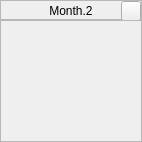
        <widget class="QFrame" name="frameMonth_2">
         <property name="minimumSize">
          <size>
           <width>142</width>
           <height>142</height>
          </size>
         </property>
         <property name="maximumSize">
          <size>
           <width>142</width>
           <height>142</height>
          </size>
         </property>
         <property name="frameShape">
          <enum>QFrame::Box</enum>
         </property>
         <property name="frameShadow">
          <enum>QFrame::Plain</enum>
         </property>
         <property name="lineWidth">
          <number>0</number>
         </property>
         <layout class="QVBoxLayout" name="verticalLayout_2">
          <property name="spacing">
           <number>0</number>
          </property>
          <property name="leftMargin">
           <number>0</number>
          </property>
          <property name="topMargin">
           <number>0</number>
          </property>
          <property name="rightMargin">
           <number>0</number>
          </property>
          <property name="bottomMargin">
           <number>0</number>
          </property>
          <item>
           <widget class="QFrame" name="frameMonthTitle_2">
            <property name="minimumSize">
             <size>
              <width>0</width>
              <height>20</height>
             </size>
            </property>
            <property name="maximumSize">
             <size>
              <width>16777215</width>
              <height>20</height>
             </size>
            </property>
            <property name="frameShape">
             <enum>QFrame::StyledPanel</enum>
            </property>
            <property name="frameShadow">
             <enum>QFrame::Raised</enum>
            </property>
            <layout class="QHBoxLayout" name="horizontalLayout_5">
             <property name="spacing">
              <number>0</number>
             </property>
             <property name="leftMargin">
              <number>20</number>
             </property>
             <property name="topMargin">
              <number>0</number>
             </property>
             <property name="rightMargin">
              <number>0</number>
             </property>
             <property name="bottomMargin">
              <number>0</number>
             </property>
             <item>
              <widget class="QLabel" name="labelMonthTitle_2">
               <property name="minimumSize">
                <size>
                 <width>0</width>
                 <height>20</height>
                </size>
               </property>
               <property name="maximumSize">
                <size>
                 <width>16777215</width>
                 <height>20</height>
                </size>
               </property>
               <property name="text">
                <string>Month.2</string>
               </property>
               <property name="alignment">
                <set>Qt::AlignCenter</set>
               </property>
              </widget>
             </item>
             <item>
              <widget class="QPushButton" name="buttonMonthDetailsView_2">
               <property name="minimumSize">
                <size>
                 <width>20</width>
                 <height>20</height>
                </size>
               </property>
               <property name="maximumSize">
                <size>
                 <width>20</width>
                 <height>20</height>
                </size>
               </property>
               <property name="text">
                <string/>
               </property>
              </widget>
             </item>
            </layout>
           </widget>
          </item>
          <item>
           <widget class="QFrame" name="frameMonthButtonContainer_2">
            <property name="frameShape">
             <enum>QFrame::StyledPanel</enum>
            </property>
            <property name="frameShadow">
             <enum>QFrame::Raised</enum>
            </property>
           </widget>
          </item>
         </layout>
        </widget>
